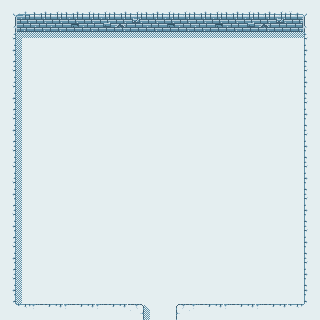

This is a level from a 2D game, rendered from its Tiled map with the project's own tilesets. A one-line summary and the complete map file follow:
An orthogonal 20x20 tile map with 16x16 px tiles, 4 tile layers (floor, shadow, wall1, wall2).

<map version="1.0" tiledversion="1.0.3" orientation="orthogonal" renderorder="right-down" width="20" height="20" tilewidth="16" tileheight="16" nextobjectid="1">
 <tileset firstgid="1" name="sampletileset" tilewidth="16" tileheight="16" tilecount="256" columns="16">
  <image source="sampletileset.png" width="256" height="256" />
 </tileset>
 <layer name="floor" width="20" height="20">
  <data encoding="csv">
21,21,21,21,21,21,21,21,21,21,21,21,21,21,21,21,21,21,21,21,
21,21,21,21,21,21,21,21,21,21,21,21,21,21,21,21,21,21,21,21,
21,21,21,21,21,21,21,21,21,21,21,21,21,21,21,21,21,21,21,21,
21,21,21,21,21,21,21,21,21,21,21,21,21,21,21,21,21,21,21,21,
21,21,21,21,21,21,21,21,21,21,21,21,21,21,21,21,21,21,21,21,
21,21,21,21,21,21,21,21,21,21,21,21,21,21,21,21,21,21,21,21,
21,21,21,21,21,21,21,21,21,21,21,21,21,21,21,21,21,21,21,21,
21,21,21,21,21,21,21,21,21,21,21,21,21,21,21,21,21,21,21,21,
21,21,21,21,21,21,21,21,21,21,21,21,21,21,21,21,21,21,21,21,
21,21,21,21,21,21,21,21,21,21,21,21,21,21,21,21,21,21,21,21,
21,21,21,21,21,21,21,21,21,21,21,21,21,21,21,21,21,21,21,21,
21,21,21,21,21,21,21,21,21,21,21,21,21,21,21,21,21,21,21,21,
21,21,21,21,21,21,21,21,21,21,21,21,21,21,21,21,21,21,21,21,
21,21,21,21,21,21,21,21,21,21,21,21,21,21,21,21,21,21,21,21,
21,21,21,21,21,21,21,21,21,21,21,21,21,21,21,21,21,21,21,21,
21,21,21,21,21,21,21,21,21,21,21,21,21,21,21,21,21,21,21,21,
21,21,21,21,21,21,21,21,21,21,21,21,21,21,21,21,21,21,21,21,
21,21,21,21,21,21,21,21,21,21,21,21,21,21,21,21,21,21,21,21,
21,21,21,21,21,21,21,21,21,21,21,21,21,21,21,21,21,21,21,21,
21,21,21,21,21,21,21,21,21,21,21,21,21,21,21,21,21,21,21,21
</data>
 </layer>
 <layer name="shadow" width="20" height="20">
  <data encoding="csv">
0,0,0,0,0,0,0,0,0,0,0,0,0,0,0,0,0,0,0,0,
0,0,0,0,0,0,0,0,0,0,0,0,0,0,0,0,0,0,0,0,
0,33,34,34,34,34,34,34,34,34,34,34,34,34,34,34,34,34,34,0,
0,49,0,0,0,0,0,0,0,0,0,0,0,0,0,0,0,0,0,0,
0,49,0,0,0,0,0,0,0,0,0,0,0,0,0,0,0,0,0,0,
0,49,0,0,0,0,0,0,0,0,0,0,0,0,0,0,0,0,0,0,
0,49,0,0,0,0,0,0,0,0,0,0,0,0,0,0,0,0,0,0,
0,49,0,0,0,0,0,0,0,0,0,0,0,0,0,0,0,0,0,0,
0,49,0,0,0,0,0,0,0,0,0,0,0,0,0,0,0,0,0,0,
0,49,0,0,0,0,0,0,0,0,0,0,0,0,0,0,0,0,0,0,
0,49,0,0,0,0,0,0,0,0,0,0,0,0,0,0,0,0,0,0,
0,49,0,0,0,0,0,0,0,0,0,0,0,0,0,0,0,0,0,0,
0,49,0,0,0,0,0,0,0,0,0,0,0,0,0,0,0,0,0,0,
0,49,0,0,0,0,0,0,0,0,0,0,0,0,0,0,0,0,0,0,
0,49,0,0,0,0,0,0,0,0,0,0,0,0,0,0,0,0,0,0,
0,49,0,0,0,0,0,0,0,0,0,0,0,0,0,0,0,0,0,0,
0,49,0,0,0,0,0,0,0,0,0,0,0,0,0,0,0,0,0,0,
0,49,0,0,0,0,0,0,0,0,0,0,0,0,0,0,0,0,0,0,
0,49,0,0,0,0,0,0,0,0,0,0,0,0,0,0,0,0,0,0,
0,0,0,0,0,0,0,0,0,50,0,0,0,0,0,0,0,0,0,0
</data>
 </layer>
 <layer name="wall1" width="20" height="20">
  <data encoding="csv">
10,1,2,3,2,3,3,2,3,2,3,3,2,3,2,3,2,3,4,11,
26,17,23,23,19,18,24,7,8,18,19,23,23,19,18,24,7,8,20,27,
42,0,0,0,0,0,0,0,0,0,0,0,0,0,0,0,0,0,0,43,
58,0,0,0,0,0,0,0,0,0,0,0,0,0,0,0,0,0,0,59,
42,0,0,0,0,0,0,0,0,0,0,0,0,0,0,0,0,0,0,43,
42,0,0,0,0,0,0,0,0,0,0,0,0,0,0,0,0,0,0,59,
58,0,0,0,0,0,0,0,0,0,0,0,0,0,0,0,0,0,0,43,
42,0,0,0,0,0,0,0,0,0,0,0,0,0,0,0,0,0,0,59,
58,0,0,0,0,0,0,0,0,0,0,0,0,0,0,0,0,0,0,43,
42,0,0,0,0,0,0,0,0,0,0,0,0,0,0,0,0,0,0,59,
42,0,0,0,0,0,0,0,0,0,0,0,0,0,0,0,0,0,0,43,
42,0,0,0,0,0,0,0,0,0,0,0,0,0,0,0,0,0,0,59,
58,0,0,0,0,0,0,0,0,0,0,0,0,0,0,0,0,0,0,43,
42,0,0,0,0,0,0,0,0,0,0,0,0,0,0,0,0,0,0,59,
58,0,0,0,0,0,0,0,0,0,0,0,0,0,0,0,0,0,0,43,
42,0,0,0,0,0,0,0,0,0,0,0,0,0,0,0,0,0,0,59,
58,0,0,0,0,0,0,0,0,0,0,0,0,0,0,0,0,0,0,43,
42,0,0,0,0,0,0,0,0,0,0,0,0,0,0,0,0,0,0,59,
58,0,0,0,0,0,0,0,0,0,0,0,0,0,0,0,0,0,0,59,
0,73,56,57,56,57,56,57,41,0,0,40,56,57,56,57,56,57,73,0
</data>
 </layer>
 <layer name="wall2" width="20" height="20">
  <data encoding="csv">
0,0,0,0,0,0,0,0,0,0,0,0,0,0,0,0,0,0,0,0,
0,0,0,0,0,0,0,0,0,0,0,0,0,0,0,0,0,0,0,0,
0,0,0,0,0,0,0,0,0,0,0,0,0,0,0,0,0,0,0,0,
0,0,0,0,0,0,0,0,0,0,0,0,0,0,0,0,0,0,0,0,
0,0,0,0,0,0,0,0,0,0,0,0,0,0,0,0,0,0,0,0,
0,0,0,0,0,0,0,0,0,0,0,0,0,0,0,0,0,0,0,0,
0,0,0,0,0,0,0,0,0,0,0,0,0,0,0,0,0,0,0,0,
0,0,0,0,0,0,0,0,0,0,0,0,0,0,0,0,0,0,0,0,
0,0,0,0,0,0,0,0,0,0,0,0,0,0,0,0,0,0,0,0,
0,0,0,0,0,0,0,0,0,0,0,0,0,0,0,0,0,0,0,0,
0,0,0,0,0,0,0,0,0,0,0,0,0,0,0,0,0,0,0,0,
0,0,0,0,0,0,0,0,0,0,0,0,0,0,0,0,0,0,0,0,
0,0,0,0,0,0,0,0,0,0,0,0,0,0,0,0,0,0,0,0,
0,0,0,0,0,0,0,0,0,0,0,0,0,0,0,0,0,0,0,0,
0,0,0,0,0,0,0,0,0,0,0,0,0,0,0,0,0,0,0,0,
0,0,0,0,0,0,0,0,0,0,0,0,0,0,0,0,0,0,0,0,
0,0,0,0,0,0,0,0,0,0,0,0,0,0,0,0,0,0,0,0,
0,0,0,0,0,0,0,0,0,0,0,0,0,0,0,0,0,0,0,0,
0,0,0,0,0,0,0,0,0,0,0,0,0,0,0,0,0,0,0,0,
0,0,0,0,0,0,0,0,0,0,0,0,0,0,0,0,0,0,0,0
</data>
 </layer>
</map>
